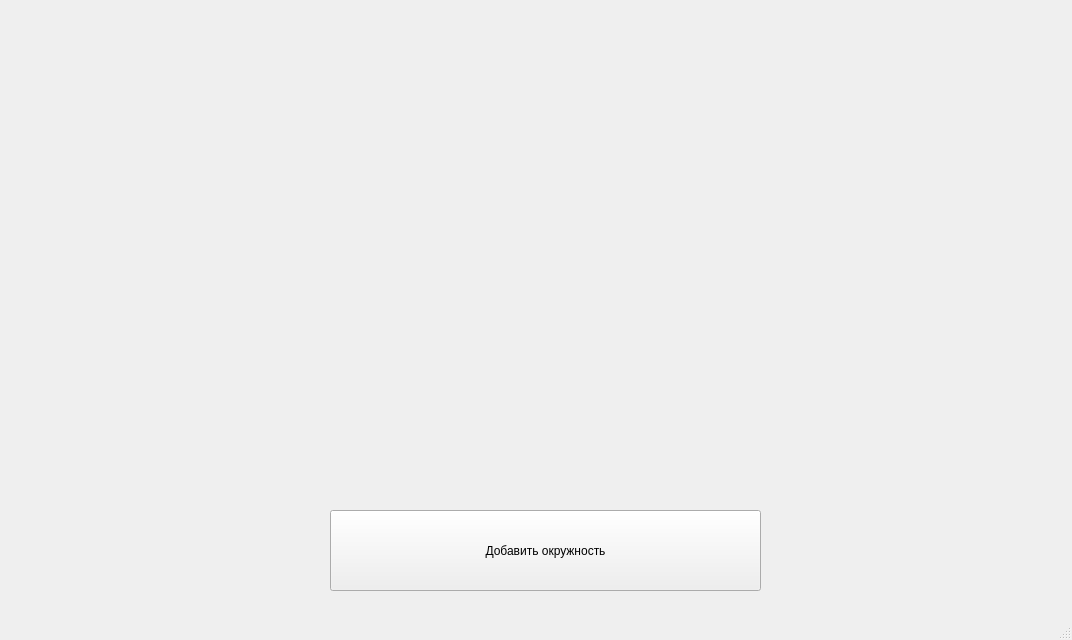
<?xml version="1.0" encoding="UTF-8"?>
<ui version="4.0">
 <class>MainWindow</class>
 <widget class="QMainWindow" name="MainWindow">
  <property name="geometry">
   <rect>
    <x>0</x>
    <y>0</y>
    <width>1072</width>
    <height>640</height>
   </rect>
  </property>
  <property name="windowTitle">
   <string>MainWindow</string>
  </property>
  <widget class="QWidget" name="centralwidget">
   <widget class="QPushButton" name="pushButton">
    <property name="geometry">
     <rect>
      <x>330</x>
      <y>510</y>
      <width>431</width>
      <height>81</height>
     </rect>
    </property>
    <property name="text">
     <string>Добавить окружность</string>
    </property>
   </widget>
  </widget>
  <widget class="QMenuBar" name="menubar">
   <property name="geometry">
    <rect>
     <x>0</x>
     <y>0</y>
     <width>1072</width>
     <height>21</height>
    </rect>
   </property>
  </widget>
  <widget class="QStatusBar" name="statusbar"/>
 </widget>
 <resources/>
 <connections/>
</ui>
